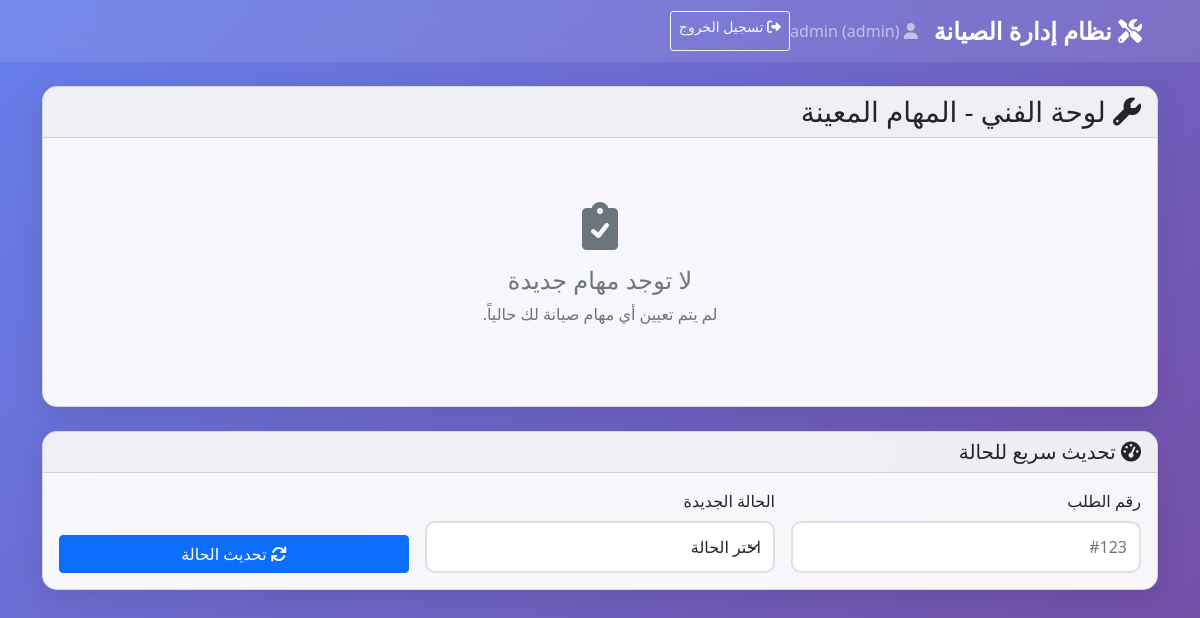
/technician (signed in), run on an earlier commit of the app's database.
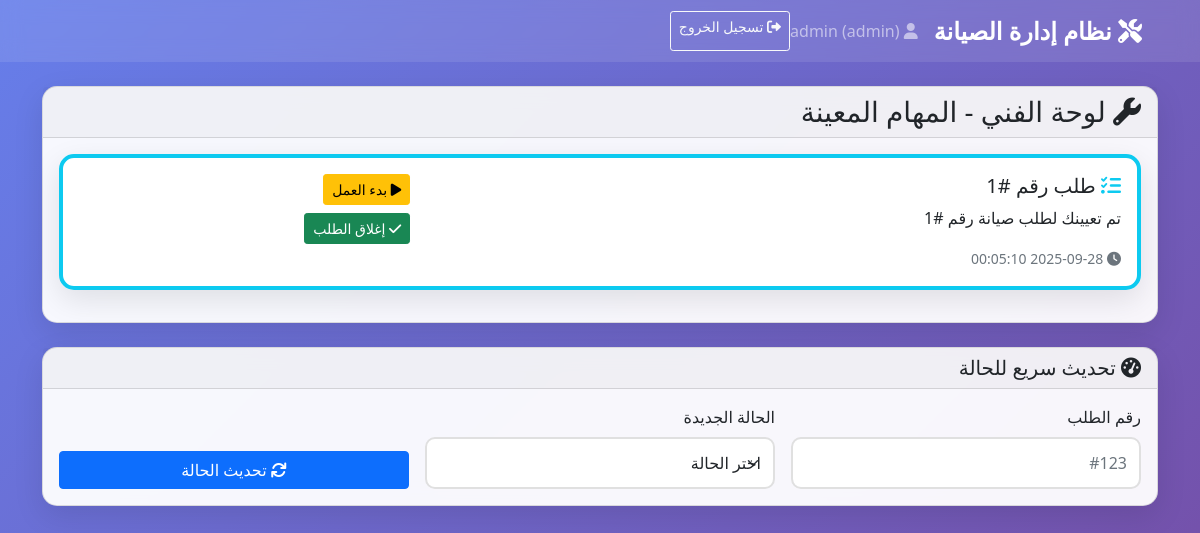
And on a later commit of the database.
### tables this page shows
CREATE TABLE Notifications (
                notification_id INTEGER PRIMARY KEY AUTOINCREMENT,
                request_id INTEGER NOT NULL,
                recipient_type TEXT NOT NULL,
                recipient_id INTEGER,
                message TEXT NOT NULL,
                created_at TEXT NOT NULL,
                is_read BOOLEAN NOT NULL DEFAULT 0,
                FOREIGN KEY (request_id) REFERENCES MaintenanceRequests(request_id)
            );

### web_app.py (the view)
@app.route('/technician')
def technician_dashboard():
    if 'user_role' not in session or session['user_role'] not in ['technician', 'admin']:
        flash('غير مصرح لك بالوصول إلى هذه الصفحة', 'error')
        return redirect(url_for('index'))
    technician_id = session.get('technician_id')
    notifications = get_notifications("technician", technician_id)
    return render_template('technician.html', notifications=notifications)

### web_app.py (called while the page is built)
def execute_query(query, params=(), fetch=False, many=False):
    conn = sqlite3.connect(DB_PATH)
    cursor = conn.cursor()
    try:
        if many:
            cursor.executemany(query, params)
        else:
            cursor.execute(query, params)
        conn.commit()
        if fetch:
            return cursor.fetchall()
        return cursor.lastrowid
    except sqlite3.Error as e:
        print("DB error:", e)
        return None
    finally:
        conn.close()

def get_notifications(recipient_type, recipient_id=None):
    if recipient_type == "technician" and recipient_id is not None:
        return execute_query("SELECT * FROM Notifications WHERE recipient_type = ? AND recipient_id = ? AND is_read = 0", (recipient_type, recipient_id), fetch=True) or []
    return execute_query("SELECT * FROM Notifications WHERE recipient_type = ? AND is_read = 0", (recipient_type,), fetch=True) or []

### templates/technician.html (shortened to what this page needs)
{% extends "base.html" %}
{% block content %}
<div class="card">
    <div class="card-header">
        <h3 class="card-title mb-0">
            <i class="fas fa-wrench"></i> لوحة الفني - المهام المعينة
        </h3>
    </div>
    <div class="card-body">
        {% if notifications %}
        {% for notification in notifications %}
        <div class="card mb-3 border-start border-info border-4">
            <div class="card-body">
                <div class="row">
                    <div class="col-md-8">
                        <h5 class="card-title">
                            <i class="fas fa-tasks text-info"></i>
                            طلب رقم #{{ notification[1] }}
                        </h5>
                        <p class="card-text">{{ notification[4] }}</p>
                        <small class="text-muted">
                            <i class="fas fa-clock"></i> {{ notification[5] }}
                        </small>
                    </div>
                    <div class="col-md-4 text-end">
                        <div class="btn-group-vertical" role="group">
                            <form method="POST" action="{{ url_for('update_status') }}" class="d-inline">
                                <button type="submit" class="btn btn-warning btn-sm mb-2">
                                    <i class="fas fa-play"></i> بدء العمل
                                </button>
                            </form>
                            <form method="POST" action="{{ url_for('update_status') }}" class="d-inline">
                                <button type="submit" class="btn btn-success btn-sm">
                                    <i class="fas fa-check"></i> إغلاق الطلب
                                </button>
                            </form>
                        </div>
                    </div>
                </div>
            </div>
        </div>
        {% endfor %}
        {% else %}
        <div class="text-center py-5">
            <i class="fas fa-clipboard-check fa-3x text-muted mb-3"></i>
            <h4 class="text-muted">لا توجد مهام جديدة</h4>
            <p class="text-muted">لم يتم تعيين أي مهام صيانة لك حالياً.</p>
        </div>
        {% endif %}
    </div>
</div>
<div class="card mt-4">
    <div class="card-header">
        <h5 class="card-title mb-0">
            <i class="fas fa-tachometer-alt"></i> تحديث سريع للحالة
        </h5>
    </div>
    <div class="card-body">
        <form method="POST" action="{{ url_for('update_status') }}" class="row g-3">
            <div class="col-md-4">
                <label for="request_id" class="form-label">رقم الطلب</label>
                <input type="number" class="form-control" id="request_id" name="request_id" placeholder="#123" required>
            </div>
            <div class="col-md-4">
                <label for="status" class="form-label">الحالة الجديدة</label>
                <select class="form-select" id="status" name="status" required>
                    <option value="">اختر الحالة</option>
                </select>
            </div>
            <div class="col-md-4 d-flex align-items-end">
                <button type="submit" class="btn btn-primary w-100">
                    <i class="fas fa-sync"></i> تحديث الحالة
                </button>
            </div>
        </form>
    </div>
</div>
{% endblock %}

What changed in the data, as far as the page shows it:
added Notifications: request "1", message "تم تعيينك لطلب صيانة رقم #1", created_at "2025-09-28 00:05:10"
Also different on the page:
text no longer shown: "لا توجد مهام جديدة لم يتم تعيين أي مهام صيانة لك حالياً."
